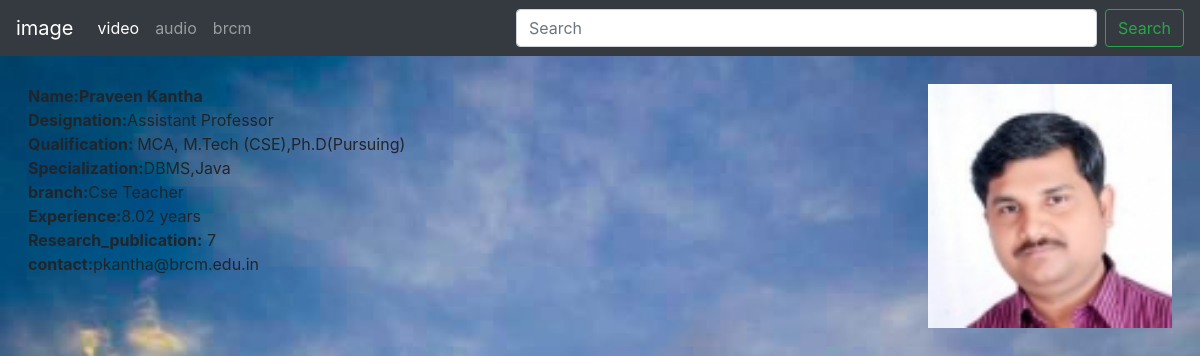
Screenshot of /search_engine/teacherview/Praveen Kantha with the database file from the repository.
### brcm/models.py (models this page shows, shortened)
class Faculty(models.Model):
    name = models.CharField(max_length=50)
    designation = models.CharField(max_length=30)
    Qualification = models.CharField(max_length=50)
    Specialization	=  models.CharField(max_length=50)
    Branch = models.CharField(max_length=30)
    Experience =	 models.CharField(max_length=30)
    Email_ID =  models.CharField(max_length=40)
    Research_Publications =  models.IntegerField()
    image = models.ImageField(upload_to="brcm/images",default='')

### brcm/views.py (the view)
# urls.py: path('search_engine/teacherview/<str:teachername>',views.teacherview,name='teacherview')
def teacherview(request,teachername):
    teach=Faculty.objects.filter(name=teachername)
    return render(request,'search_engine/teacherview.html',{'teach':teach[0]})

### templates/search_engine/teacherview.html (shortened to what this page needs)
<!DOCTYPE html>
  {% extends "search_engine/index.html" %}
  {% block body_block %}
    <div class="mydiv">
        <img src="/media/{{teach.image}}" width="244px" height="244px" align="right">
        <b>Name:{{teach.name}}  </b><br>
    <b>Designation:</b>{{teach.designation}} <br>
    <b>Qualification: </b>{{teach.Qualification}}<br>
    <b>Specialization:</b>{{teach.Specialization}}<br>
    <b>branch:</b>{{teach.Branch}}<br>
   <b> Experience:</b>{{teach.Experience}}<br>
   <b> Research_publication:</b> {{teach.Research_Publications}}<br>
    <b>contact:</b>{{teach.Email_ID}}
      </div>
  {% endblock %}

### templates/search_engine/index.html (shortened to what this page needs)
<!DOCTYPE html>
<html lang="en">
<head>
    <link rel="stylesheet" href="https://stackpath.bootstrapcdn.com/bootstrap/4.3.1/css/bootstrap.min.css">
</head>
<body style="background-image:url(/media/brcm/images/shruti.jpeg); background-repeat:no-repeat; background-size:100%;" >
    <nav class="navbar navbar-expand-lg navbar-dark bg-dark">
            <a class="navbar-brand" href="{% url 'brcm:about' %}">image</a>
            <div class="collapse navbar-collapse" id="navbarSupportedContent">
              <ul class="navbar-nav mr-auto">
                <li class="nav-item active">
                    <a class="nav-link" href="{% url 'brcm:index' %}">video</a>
                </li>
                <li class="nav-item ">
                  <a class="nav-link" href="{% url 'brcm:events' %}">audio</a>
                </li>
                <li class="nav-item">
                  <a class="nav-link" href="{% url 'brcm:news' %}">brcm</a>
                </li>
                  </div>
              <form class="form-inline my-2 my-lg-0" action="{% url 'brcm:search' %}" method="get">
                <input class="form-control mr-sm-2" name="search" type="search" placeholder="Search" aria-label="Search" size="50">
                <button class="btn btn-outline-success my-2 my-sm-0" type="submit">Search</button>
              </form>
          </nav>
          {% block body_block %}{% endblock %}
</body>
</html>

### rows the page displays
Faculty: image (picture), name "Praveen Kantha", designation "Assistant Professor", Qualification "MCA, M.Tech (CSE),Ph.D(Pursuing)", Specialization "DBMS,Java", Branch "Cse Teacher", Experience "8.02 years", Research_Publications "7", Email_ID "pkantha@brcm.edu.in"
